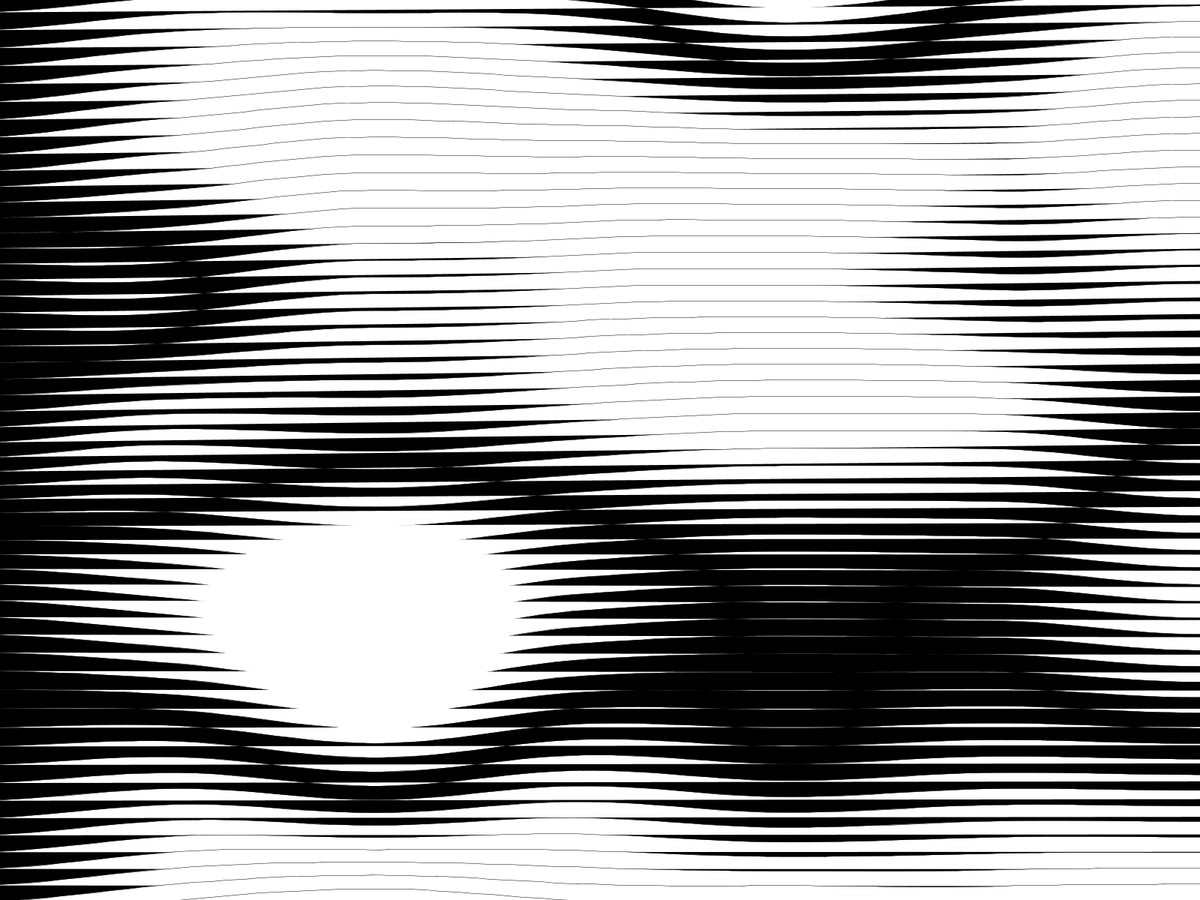
Frame 1 (no input)
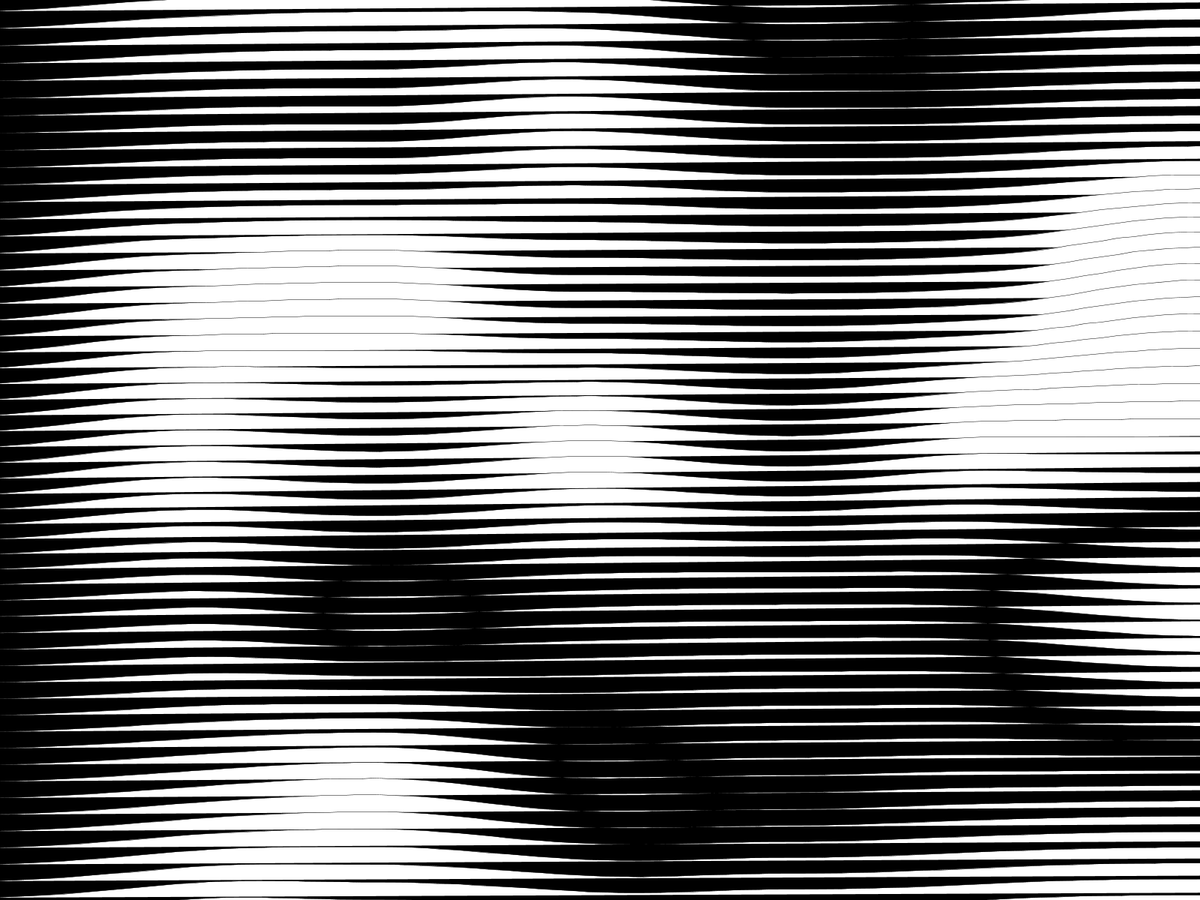
Frame 60 (the mouse pressed at the canvas centre just before this capture)
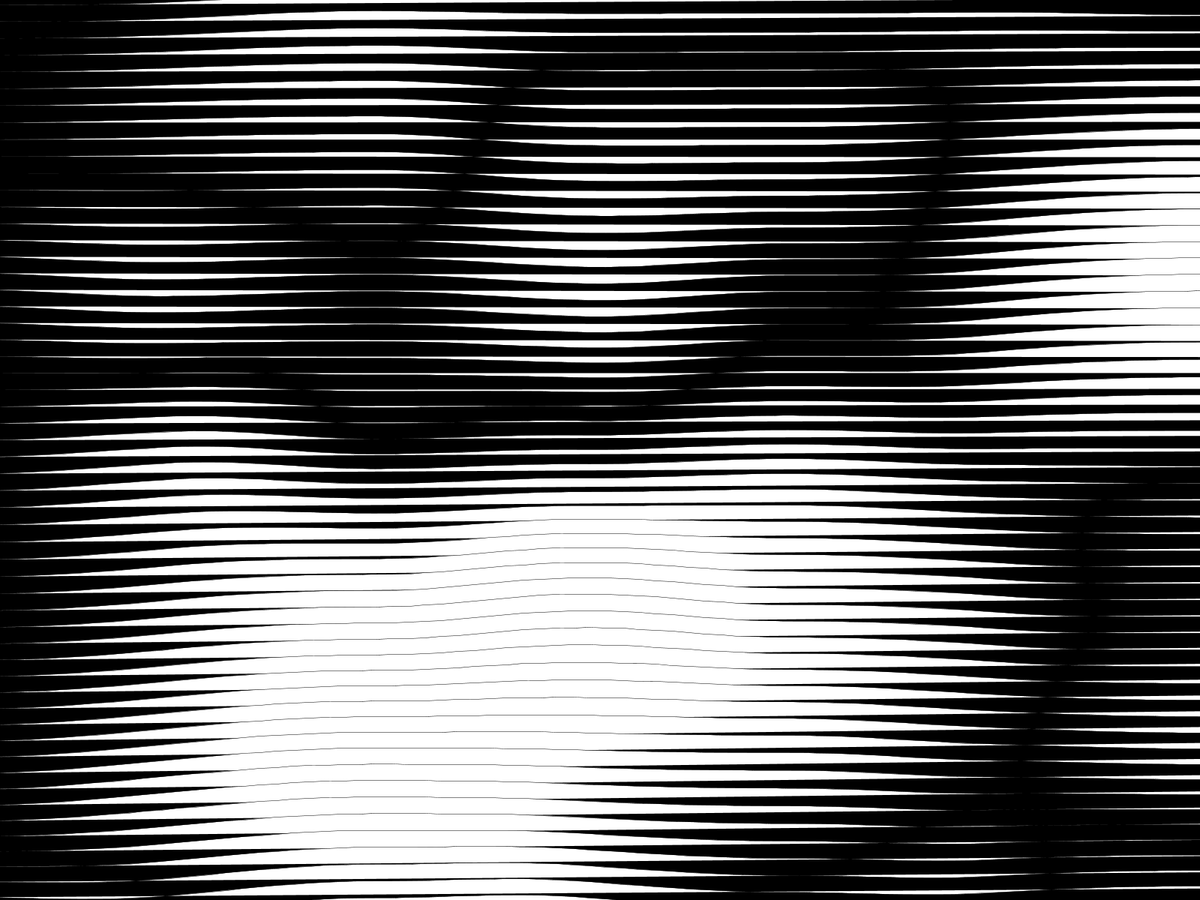
Frame 120 (the mouse held since frame 60 and released just before this capture)

The Processing sketch that drew these frames (run headless with seeded random() and noise(); from frame 60 on, the mouse is pressed at the canvas centre):

// Processing sketch: sketch_200217c
// ── sketch_200217c.pde
float incX = 0.04;
float incY = 0.05;
float distance = 22;
int wavesHeight = 50;
boolean looping = true;
 float frame = 0;

void setup() {
fullScreen();
  background(0);
  noiseDetail(2);
  
  
  
}

void draw() {
  float zOff = frameCount * 0.01;
  background(0);
  //noStroke();
  strokeWeight(0.5);
  stroke(0);
  float yOff = 0;
  for(int y = - wavesHeight; y < height + wavesHeight; y += distance) {
    float xOff = 0;
    float r = xOff;
    beginShape();
    
    for(int x = -wavesHeight; x < width *2; x += distance) {
      float n = noise(xOff, yOff, zOff);
      float g = n;
      float b = yOff;
      float value = map(n, 0, 1, -wavesHeight, wavesHeight);
      curveVertex(x, y + value);
      xOff += incX;
      r = map(xOff, 0, 3.5, 255, 255);
      g = map(n, 0.2, 0.7, 255, 255);
      b = map(yOff, 0, 4, 255, 255);
      fill(r, g, b, b*1.5);
    }
    endShape();
    yOff += incY;
  
  }
  
}
